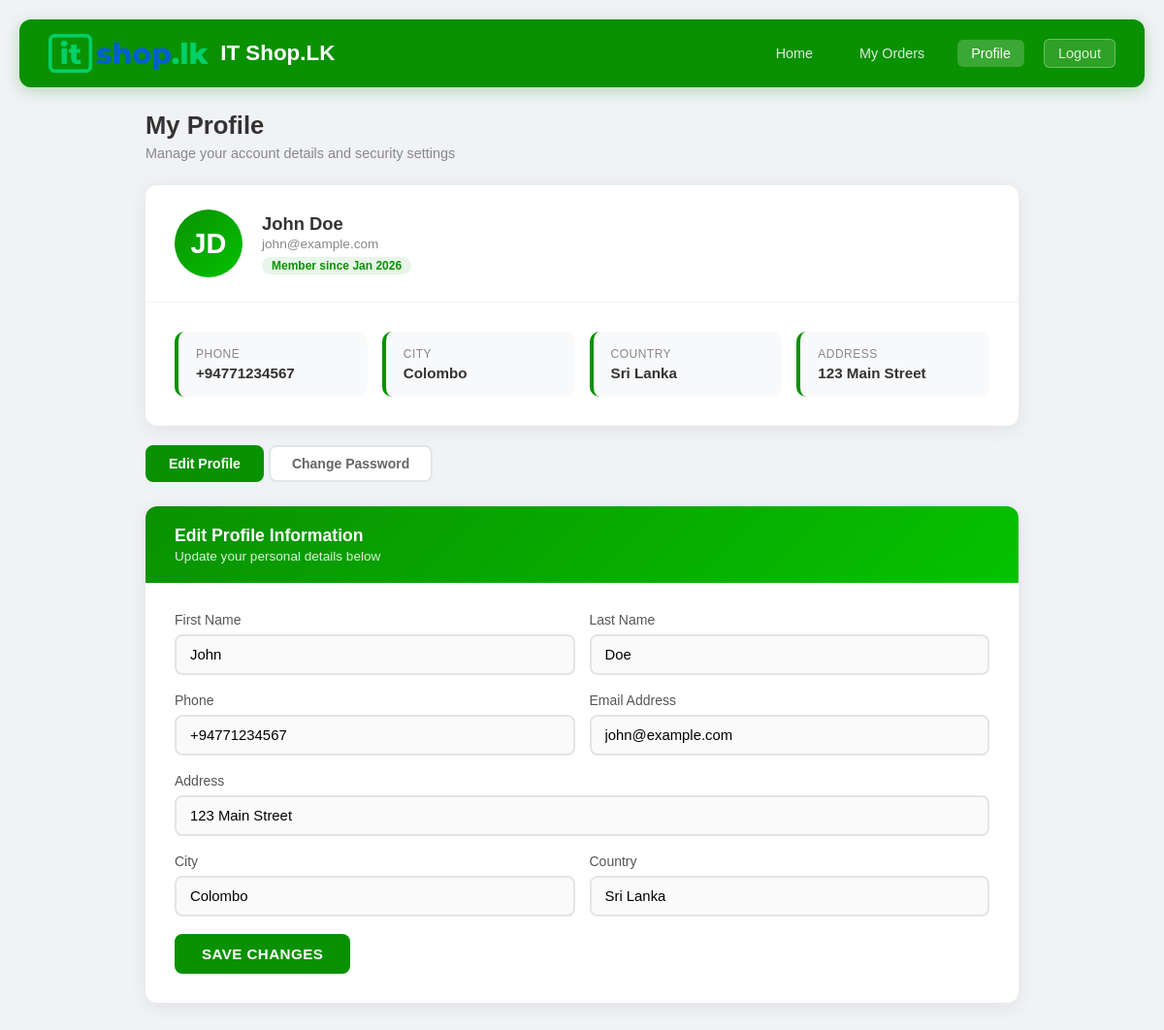
The page /project/profile.php (signed in) on the database its author committed.
### tables this page shows
CREATE TABLE users (
    id INT AUTO_INCREMENT PRIMARY KEY,
    first_name VARCHAR(100) NOT NULL,
    last_name VARCHAR(100) NOT NULL,
    full_name VARCHAR(200) GENERATED ALWAYS AS (CONCAT(first_name, ' ', last_name)) STORED,
    phone VARCHAR(20) NOT NULL,
    address TEXT NOT NULL,
    city VARCHAR(100) NOT NULL,
    state VARCHAR(100) NOT NULL,
    zipcode VARCHAR(20) NOT NULL,
    country VARCHAR(100) NOT NULL DEFAULT 'Sri Lanka',
    email VARCHAR(255) NOT NULL UNIQUE,
    password VARCHAR(255) NOT NULL,
    created_at TIMESTAMP DEFAULT CURRENT_TIMESTAMP,
    updated_at TIMESTAMP DEFAULT CURRENT_TIMESTAMP ON UPDATE CURRENT_TIMESTAMP,
    
    INDEX idx_email (email),
    INDEX idx_created_at (created_at),
    INDEX idx_full_name (full_name)
);

### project/profile.php (the view, shortened to what this page needs)
<?php
include 'db.php';
$user_id = $_SESSION['user_id'];
$stmt = $conn->prepare("SELECT first_name, last_name, phone, address, city, country, email, created_at FROM users WHERE id = ?");
$stmt->bind_param("i", $user_id);
$stmt->execute();
$result = $stmt->get_result();
$user = $result->fetch_assoc();
?>
<!DOCTYPE html>
<html lang="en">
<head>
</head>
<body>
<nav class="navbar">
    <div class="logo">
        <img src="assets/revised-04.png" alt="IT Shop.LK">
        <span>IT Shop.LK</span>
    </div>
    <div class="nav-links">
        <a href="index.php">Home</a>
        <a href="myorders.php">My Orders</a>
        <a href="profile.php" class="active">Profile</a>
        <a href="logout.php" class="logout">Logout</a>
    </div>
</nav>
<div class="page-wrapper">
    <div class="page-title">My Profile</div>
    <div class="page-subtitle">Manage your account details and security settings</div>
    <div class="card">
        <div class="profile-header">
            <div class="avatar"><?php echo strtoupper(substr($user['first_name'],0,1) . substr($user['last_name'],0,1)); ?></div>
            <div class="profile-meta">
                <h4><?php echo htmlspecialchars($user['first_name'] . ' ' . $user['last_name']); ?></h4>
                <p><?php echo htmlspecialchars($user['email']); ?></p>
                <span class="member-badge">Member since <?php echo date('M Y', strtotime($user['created_at'])); ?></span>
            </div>
        </div>
        <div class="card-body">
            <div class="info-grid">
                <div class="info-tile">
                    <div class="label">Phone</div>
                    <div class="value"><?php echo htmlspecialchars($user['phone']); ?></div>
                </div>
                <div class="info-tile">
                    <div class="label">City</div>
                    <div class="value"><?php echo htmlspecialchars($user['city']); ?></div>
                </div>
                <div class="info-tile">
                    <div class="label">Country</div>
                    <div class="value"><?php echo htmlspecialchars($user['country']); ?></div>
                </div>
                <div class="info-tile">
                    <div class="label">Address</div>
                    <div class="value"><?php echo htmlspecialchars($user['address']); ?></div>
                </div>
            </div>
        </div>
    </div>
    <div class="tabs">
        <button class="tab-btn active" onclick="switchTab('edit')">Edit Profile</button>
        <button class="tab-btn" onclick="switchTab('password')">Change Password</button>
    </div>
    <div class="tab-pane active" id="tab-edit">
        <div class="card">
            <div class="card-header">
                <h3>Edit Profile Information</h3>
                <p>Update your personal details below</p>
            </div>
            <div class="card-body">
                <form method="POST" action="">
                    <div class="form-row">
                        <div class="form-group">
                            <label>First Name</label>
                            <input type="text" name="first_name" value="<?php echo htmlspecialchars($user['first_name']); ?>" required>
                        </div>
                        <div class="form-group">
                            <label>Last Name</label>
                            <input type="text" name="last_name" value="<?php echo htmlspecialchars($user['last_name']); ?>" required>
                        </div>
                    </div>
                    <div class="form-row">
                        <div class="form-group">
                            <label>Phone</label>
                            <input type="tel" name="phone" value="<?php echo htmlspecialchars($user['phone']); ?>" required>
                        </div>
                        <div class="form-group">
                            <label>Email Address</label>
                            <input type="email" name="email" value="<?php echo htmlspecialchars($user['email']); ?>" required>
                        </div>
                    </div>
                    <div class="form-group">
                        <label>Address</label>
                        <input type="text" name="address" value="<?php echo htmlspecialchars($user['address']); ?>" required>
                    </div>
                    <div class="form-row">
                        <div class="form-group">
                            <label>City</label>
                            <input type="text" name="city" value="<?php echo htmlspecialchars($user['city']); ?>" required>
                        </div>
                        <div class="form-group">
                            <label>Country</label>
                            <input type="text" name="country" value="<?php echo htmlspecialchars($user['country']); ?>" required>
                        </div>
                    </div>
                    <button type="submit" name="update_profile" class="btn">Save Changes</button>
                </form>
            </div>
        </div>
    </div>
</div>
</body>
</html>

### project/profile.php (style rules this page uses)
* { margin: 0; padding: 0; box-sizing: border-box; }
body { font-family: 'Poppins', sans-serif; background: #f0f2f5; min-height: 100vh; padding: 20px; }
.navbar { background: #0a9101ff; color: white; padding: 15px 30px; display: flex; align-items: center; justify-content: space-between; border-radius: 12px; margin-bottom: 25px; box-shadow: 0 4px 15px rgba(10,145,1,.25); }
.navbar .logo { display: flex; align-items: center; gap: 12px; }
.navbar .logo img { height: 40px; }
.navbar .logo span { font-size: 1.4rem; font-weight: 600; }
.navbar .nav-links { display: flex; gap: 20px; align-items: center; }
.navbar .nav-links a { color: rgba(255,255,255,.85); text-decoration: none; font-size: .9rem; padding: 6px 14px; border-radius: 6px; transition: background .2s; }
.navbar .nav-links a:hover, .navbar .nav-links a.active { background: rgba(255,255,255,.2); color: #fff; }
.navbar .nav-links .logout { background: rgba(255,255,255,.15); border: 1px solid rgba(255,255,255,.3); }
.page-wrapper { max-width: 900px; margin: 0 auto; }
.page-title { font-size: 1.6rem; font-weight: 600; color: #333; margin-bottom: 6px; }
.page-subtitle { color: #888; font-size: .9rem; margin-bottom: 25px; }
.card { background: white; border-radius: 12px; box-shadow: 0 4px 20px rgba(0,0,0,.07); overflow: hidden; margin-bottom: 20px; }
.card-header { background: linear-gradient(135deg, #0a9101ff, #05c200); padding: 20px 30px; color: white; }
.card-header h3 { font-size: 1.1rem; font-weight: 600; }
.card-header p { font-size: .85rem; opacity: .85; margin-top: 3px; }
.card-body { padding: 30px; }
.profile-header { display: flex; align-items: center; gap: 20px; padding: 25px 30px; border-bottom: 1px solid #f0f2f5; }
.avatar { width: 70px; height: 70px; border-radius: 50%; background: linear-gradient(135deg, #0a9101ff, #05c200); display: flex; align-items: center; justify-content: center; color: white; font-size: 1.8rem; font-weight: 700; flex-shrink: 0; }
.profile-meta h4 { font-size: 1.15rem; color: #333; }
.profile-meta p { color: #888; font-size: .85rem; margin-top: 2px; }
.member-badge { margin-top: 6px; display: inline-block; background: #e8f5e9; color: #0a9101ff; padding: 2px 10px; border-radius: 20px; font-size: .75rem; font-weight: 600; }
.form-row { display: flex; gap: 15px; }
.form-row .form-group { flex: 1; }
.form-group { margin-bottom: 18px; }
label { display: block; margin-bottom: 7px; color: #555; font-weight: 500; font-size: .875rem; }
input[type="text"], input[type="email"], input[type="password"], input[type="tel"] { width: 100%; padding: 11px 14px; border: 2px solid #e1e5e9; border-radius: 8px; font-size: .93rem; font-family: inherit; transition: border-color .3s, box-shadow .3s; background: #fafafa; }
.btn { padding: 12px 28px; background: #0a9101ff; color: white; border: none; border-radius: 8px; font-size: .95rem; font-weight: 600; cursor: pointer; transition: all .3s; text-transform: uppercase; letter-spacing: .4px; }
.info-grid { display: grid; grid-template-columns: repeat(auto-fit, minmax(180px, 1fr)); gap: 15px; margin-bottom: 0; }
.info-tile { background: #f8f9fa; border-radius: 10px; padding: 16px 18px; border-left: 4px solid #0a9101ff; }
.info-tile .label { font-size: .75rem; color: #888; text-transform: uppercase; letter-spacing: .5px; }
.info-tile .value { font-size: .95rem; color: #333; font-weight: 600; margin-top: 4px; word-break: break-word; }
.tabs { display: flex; gap: 5px; margin-bottom: 25px; }
.tab-btn { padding: 9px 22px; border: 2px solid #e1e5e9; border-radius: 8px; background: white; color: #666; font-size: .875rem; font-weight: 600; cursor: pointer; transition: all .2s; font-family: inherit; }
.tab-btn.active { background: #0a9101ff; border-color: #0a9101ff; color: white; }
.tab-pane { display: none; }
.tab-pane.active { display: block; }

### rows shown on the page
users: first_name+last_name "JD", first_name+last_name "John Doe", email "john@example.com", created_at "Jan 2026", phone "+94771234567", city "Colombo", country "Sri Lanka", address "123 Main Street", first_name "John", last_name "Doe"
